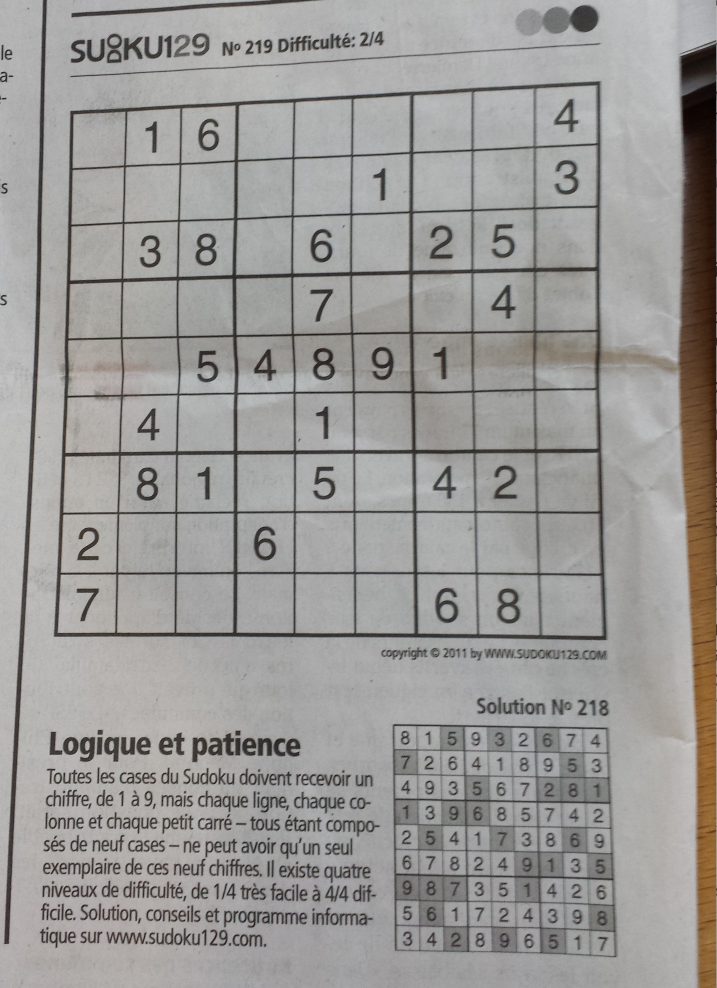
#> input picture image.jpg, 2151 x 2964 px (shown at 1/3 size)
$ python -i input_process.py   (imports and definitions only)
#> lines starting #> are read from the running program, lines starting #| are printed output that depends on the picture; after the words box and inside, x2 and y2 are one past the last pixel; in counts of white or black regions, pixels touching at a corner belong together
import cv2
import numpy as np
from PIL import Image
from IPython.display import display

def openfr(paff):
    return cv2.cvtColor(cv2.imread(paff), cv2.COLOR_BGR2RGB)

def pil_show(image):
    image = Image.fromarray(image)
    display(image)

def order_corners(pts):
    s = pts.sum(axis=1)
    diff = np.diff(pts, axis=1).flatten()
    top_left     = pts[np.argmin(s)]
    bottom_right = pts[np.argmax(s)]
    top_right    = pts[np.argmin(diff)]
    bottom_left  = pts[np.argmax(diff)]
    return np.array([top_left, top_right, bottom_right, bottom_left], dtype="float32")

def biggest_contour(img):
    grey = cv2.cvtColor(img, cv2.COLOR_RGB2GRAY)
    grey = cv2.GaussianBlur(grey, (3, 3), 0)
    _, thresh = cv2.threshold(grey, 127, 255, 0)
    inv = cv2.bitwise_not(thresh)
    contours, _ = cv2.findContours(inv, cv2.RETR_EXTERNAL, cv2.CHAIN_APPROX_NONE)
    largest_contour = max(contours, key=cv2.contourArea)
    eps = 0.1 * cv2.arcLength(largest_contour, True)
    approx = cv2.approxPolyDP(largest_contour, eps, True)
    return approx

def crop_down(img, contour):
    pts = contour.reshape(4, 2)
    ordered_corners = order_corners(pts)

    width_A = np.linalg.norm(ordered_corners[2] - ordered_corners[3])
    width_B = np.linalg.norm(ordered_corners[1] - ordered_corners[0])
    width = int(max(width_A, width_B))

    height_A = np.linalg.norm(ordered_corners[1] - ordered_corners[2])
    height_B = np.linalg.norm(ordered_corners[0] - ordered_corners[3])
    height = int(max(height_A, height_B))

    dimensions = np.array([[0, 0], [width - 1, 0], [width - 1, height - 1], [0, height - 1]], dtype="float32")
    M = cv2.getPerspectiveTransform(ordered_corners, dimensions)
    cropped = cv2.warpPerspective(img, M, (width, height))
    return cropped

def split_grid(image):
    if len(image.shape) == 3:
        image = cv2.cvtColor(image, cv2.COLOR_BGR2GRAY)
    height, width = image.shape
    cell_h, cell_w = height // 9, width // 9
    cells = []
    for row in range(9):
        row_cells = []
        for col in range(9):
            y1, y2 = row * cell_h, (row + 1) * cell_h
            x1, x2 = col * cell_w, (col + 1) * cell_w
            row_cells.append(image[y1:y2, x1:x2])
        cells.append(row_cells)
    return cells

def preprocess(image):
    img = image.copy()
    table_edge = biggest_contour(img)
    cropped = crop_down(img, table_edge)
    pil_show(cropped)
    gray = cv2.cvtColor(cropped, cv2.COLOR_RGB2GRAY)
    thresh = cv2.adaptiveThreshold(gray, 255, cv2.ADAPTIVE_THRESH_GAUSSIAN_C, cv2.THRESH_BINARY, 101, 20)
    pil_show(thresh)
    cell = cv2.bitwise_not(thresh)
    pil_show(cell)
    return split_grid(cell)


def check_for_digit_in_cell_image(img, area_threshold=5, apply_border=False):
    '''
    Determine whether or not a digit is present in an image of a single
    sudoku cell based on contour area.

    Args:
        img (np.ndarray): An image of a single sudoku cell (expected grayscale, inverted).
        area_threshold (int/float): Threshold value (percentage of image area).
                                    A contour is considered a digit if its area exceeds this.
        apply_border (bool): Whether to apply a mask to remove non-digit pixels
                             around the edges of the cell image.

    Returns:
        tuple: (image_contains_digit (bool), cell_img (np.ndarray))
               - `image_contains_digit`: True if a significant contour (digit) is found.
               - `cell_img`: The processed cell image (with optional border masked out).
    '''
    cell_img = img.copy()

    if apply_border:
        # Crude way to eliminate the unwanted pixels around the borders
        border_fraction = 0.07
        replacement_val = 0 # Assuming black background for digits

        y_border_px = int(border_fraction * cell_img.shape[0])
        x_border_px = int(border_fraction * cell_img.shape[1])

        # Set border pixels to replacement_val (0 for black)
        cell_img[:, 0:x_border_px] = replacement_val
        cell_img[:, -x_border_px:] = replacement_val
        cell_img[0:y_border_px, :] = replacement_val
        cell_img[-y_border_px:, :] = replacement_val

    # Get the contours for the image

    contours_found = cv2.findContours(image=cell_img,
                                mode=cv2.RETR_TREE, # Retrieve all contours and hierarchy
                                method=cv2.CHAIN_APPROX_SIMPLE) # Compress horizontal/vertical/diagonal segments

    # Handle different OpenCV versions returning contours differently

    # Handle varying return formats of cv2.findContours across OpenCV versions
    contours = contours_found[0] if len(contours_found) == 2 else contours_found[1]


    if len(contours) > 0:
        # Sort the contours according to contour area, largest first
        contours = sorted(contours, key=cv2.contourArea, reverse=True)
        largest_contour_area = cv2.contourArea(contours[0])
        image_area = cell_img.shape[0] * cell_img.shape[1]
        contour_percentage_area = 100 * largest_contour_area / image_area

        # If the largest contour's area exceeds the threshold, it's considered a digit
        if contour_percentage_area > area_threshold:
            image_contains_digit = True
        else:
            image_contains_digit = False

    else:
        # No contours found, so no digit is present
        image_contains_digit = False

    return image_contains_digit, cell_img
   # return image_contains_digit


def get_input(path):
    image=openfr(path)
    grid=preprocess(image)
#> in biggest_contour, `grey = cv2.cvtColor(img, cv2.COLOR_RGB2GRAY)`:
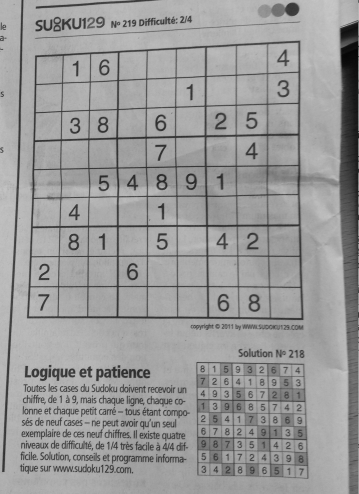
#> grey: shape (2964, 2151) (shown at 1/6 size); min 0, max 218, mean 153.7
#> in biggest_contour, `_, thresh = cv2.threshold(grey, 127, 255, 0)`:
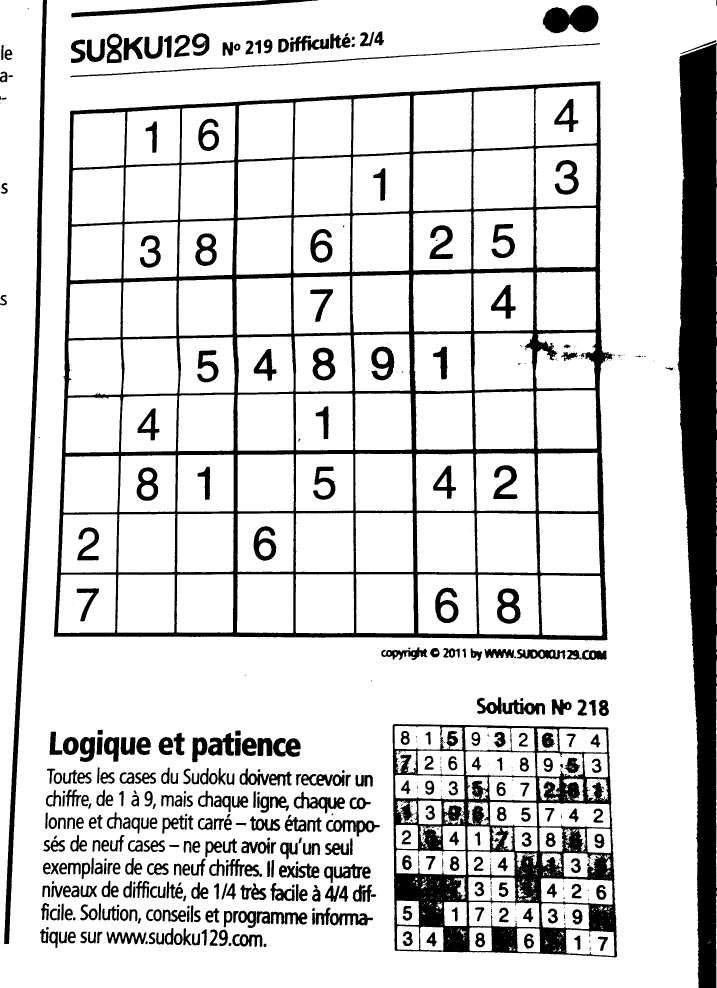
#> thresh: shape (2964, 2151) (shown at 1/3 size); 83.3% white; 580 black regions (188 under 20 px), largest, box (x1, y1, x2, y2) and area: (162, 244, 1840, 1921) 293609, (2032, 128, 2151, 2964) 238156, (1178, 2172, 1852, 2872) 137183
#> in biggest_contour, `contours, _ = cv2.findContours(inv, cv2.RETR_EXTERNAL, cv2.CHAIN_APPRO..`: contours = 311 contours, 27 with area under 20; largest, box (x1, y1, x2, y2) and area: (162, 244, 1840, 1921) 2619550, (1178, 2172, 1852, 2872) 446787, (2032, 128, 2151, 2964) 235261, (12, 0, 141, 2833) 34794, (1628, 16, 1796, 100) 10039
#> in biggest_contour, `largest_contour = max(contours, key=cv2.contourArea)`: largest_contour = contour of 6589 points, box (x1, y1, x2, y2) (162, 244, 1840, 1921), area 2619550
#> in biggest_contour, `eps = 0.1 * cv2.arcLength(largest_contour, True)`: eps = 688.4
#> in biggest_contour, `approx = cv2.approxPolyDP(largest_contour, eps, True)`: approx = [[1800, 244], [211, 333], [162, 1909], [1822, 1918]]
#> in preprocess, `table_edge = biggest_contour(img)`: table_edge has the same summary as approx in biggest_contour
#> in crop_down, `pts = contour.reshape(4, 2)`: pts has the same summary as approx in biggest_contour
#> in order_corners, `s = pts.sum(axis=1)`: s = [2044, 544, 2071, 3740]
#> in order_corners, `diff = np.diff(pts, axis=1).flatten()`: diff = [-1556, 122, 1747, 96]
#> in order_corners, `top_left     = pts[np.argmin(s)]`: top_left = [211, 333]
#> in order_corners, `bottom_right = pts[np.argmax(s)]`: bottom_right = [1822, 1918]
#> in order_corners, `top_right    = pts[np.argmin(diff)]`: top_right = [1800, 244]
#> in order_corners, `bottom_left  = pts[np.argmax(diff)]`: bottom_left = [162, 1909]
#> in crop_down, `ordered_corners = order_corners(pts)`: ordered_corners = [[211, 333], [1800, 244], [1822, 1918], [162, 1909]]
#> in crop_down, `width_A = np.linalg.norm(ordered_corners[2] - ordered_corners[3])`: width_A = 1660
#> in crop_down, `width_B = np.linalg.norm(ordered_corners[1] - ordered_corners[0])`: width_B = 1591.5
#> in crop_down, `width = int(max(width_A, width_B))`: width = 1660
#> in crop_down, `height_A = np.linalg.norm(ordered_corners[1] - ordered_corners[2])`: height_A = 1674.1
#> in crop_down, `height_B = np.linalg.norm(ordered_corners[0] - ordered_corners[3])`: height_B = 1576.8
#> in crop_down, `height = int(max(height_A, height_B))`: height = 1674
#> in crop_down, `dimensions = np.array([[0, 0], [width - 1, 0], [width - 1, height - 1]..`: dimensions = [[0, 0], [1659, 0], [1659, 1673], [0, 1673]]
#> in crop_down, `M = cv2.getPerspectiveTransform(ordered_corners, dimensions)`: M = [[1.13, 0.0352, -250.4], [0.0633, 1.13, -389.9], [4.14e-05, 2.96e-05, 1]]
#> in crop_down, `cropped = cv2.warpPerspective(img, M, (width, height))`:
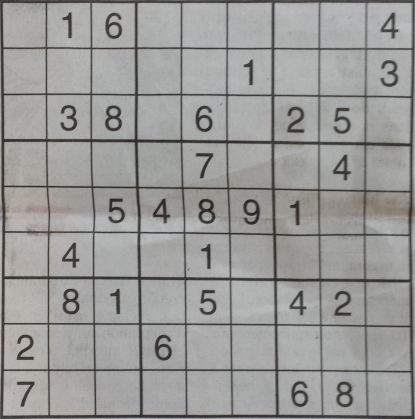
#> cropped: shape (1674, 1660, 3) (shown at 1/4 size); mean R, G, B 154, 153.8, 152
#> in preprocess, `thresh = cv2.adaptiveThreshold(gray, 255, cv2.ADAPTIVE_THRESH_GAUSSIAN..`:
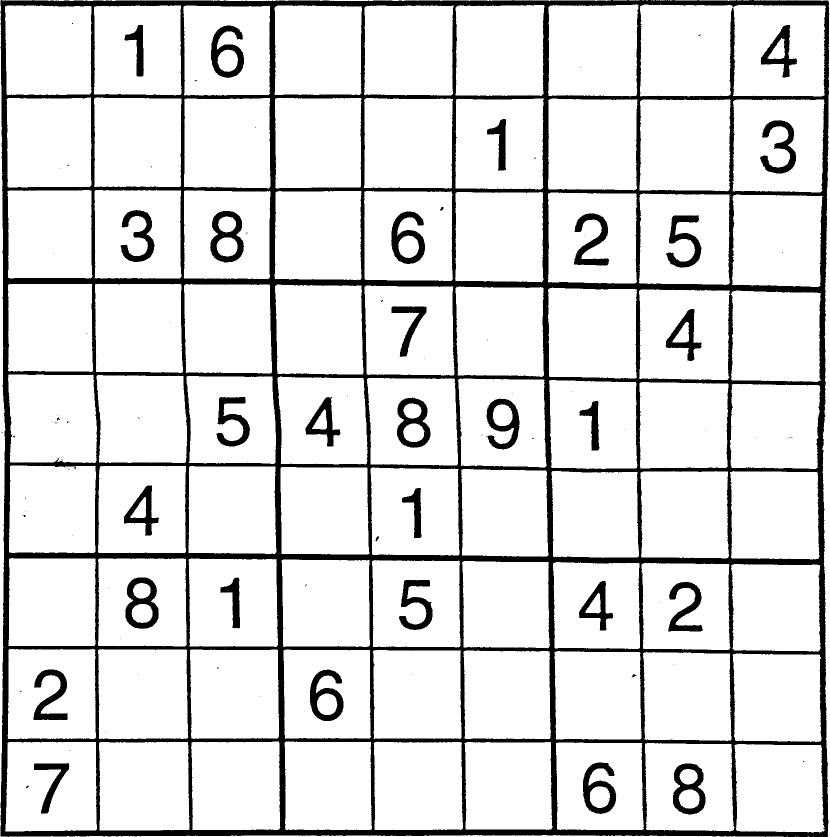
#> thresh: shape (1674, 1660) (shown at 1/2 size); 87.1% white; 98 black regions (64 under 20 px), largest, box (x1, y1, x2, y2) and area: (1, 0, 1659, 1674) 282169, (251, 1155, 318, 1258) 3319, (420, 422, 488, 525) 3305
#> in preprocess, `cell = cv2.bitwise_not(thresh)`:
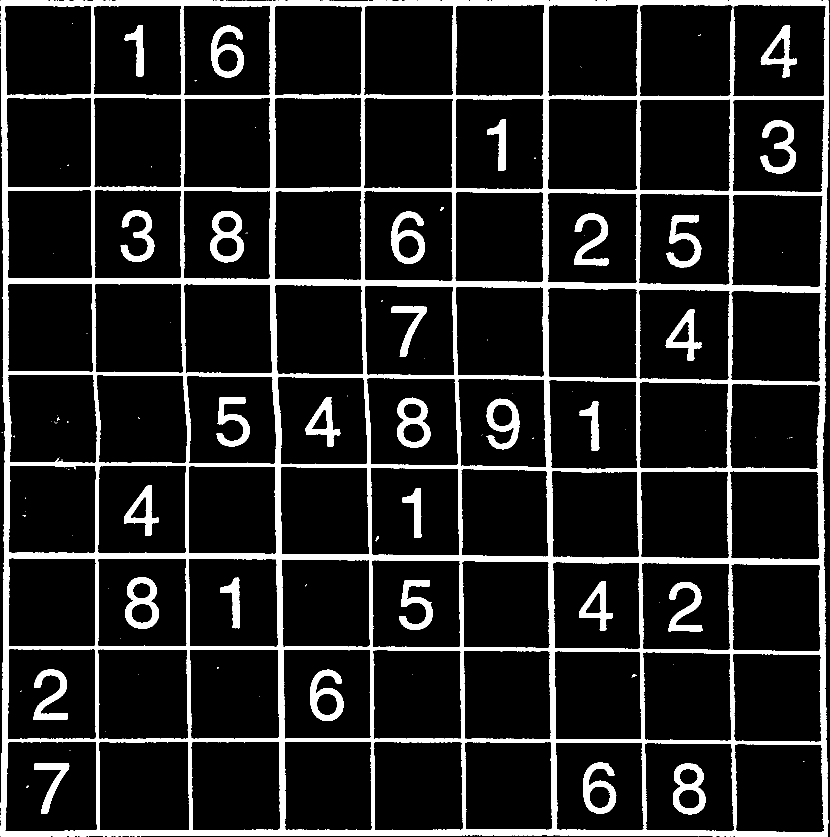
#> cell: shape (1674, 1660) (shown at 1/2 size); 12.9% white; 98 white regions (64 under 20 px), largest, box (x1, y1, x2, y2) and area: (1, 0, 1659, 1674) 282169, (251, 1155, 318, 1258) 3319, (420, 422, 488, 525) 3305
#> after the loop in split_grid, `for row in range(9):`: cells = 9 items
#> grid = 9 items
    check_digit = [[0 for _ in range(9)] for _ in range(9)]
    for i in range(9):
       for j in range(9):
           cell=grid[i][j]
           check,_=check_for_digit_in_cell_image(cell.copy(),apply_border=True)
           check_digit[i][j]=check
#> after the loop, check_digit = 9 items

        # [4 lines of commented-out code are left out]


    input=(grid,check_digit)
    return input

# [6 lines of commented-out code are left out]

>>> result = get_input('image.jpg')

$ run again, on 4.jpg
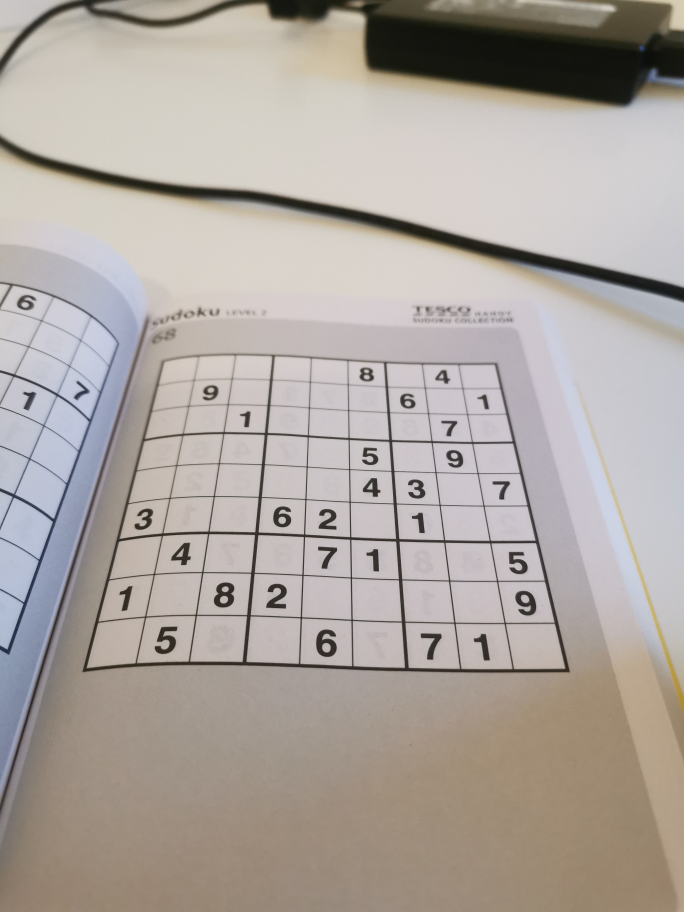
#> input picture 4.jpg, 2736 x 3648 px (shown at 1/4 size)
#> in biggest_contour, `_, thresh = cv2.threshold(grey, 127, 255, 0)`:
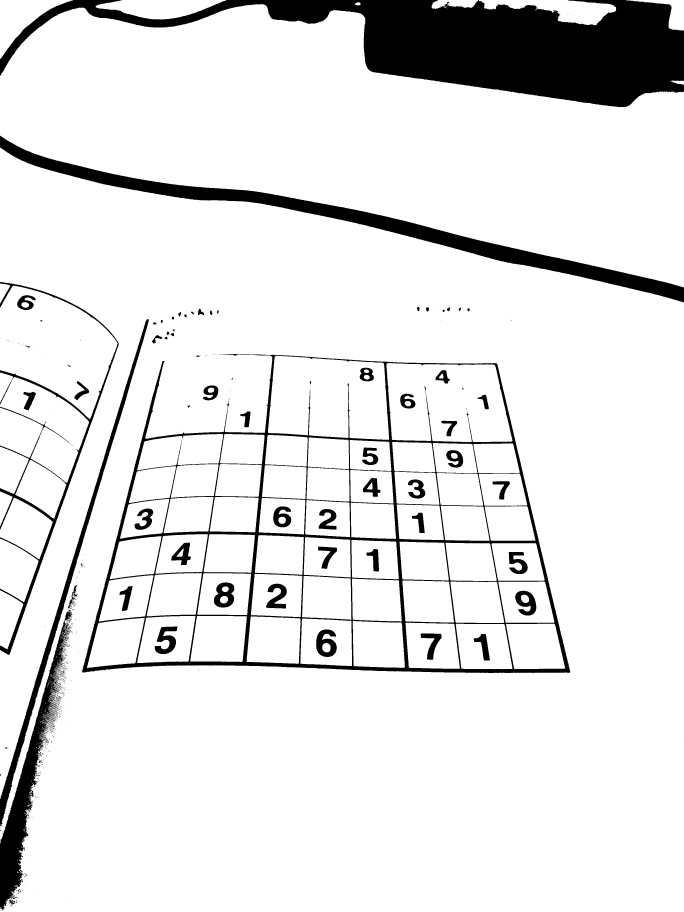
#> thresh: shape (3648, 2736) (shown at 1/4 size); 89.6% white; 487 black regions (394 under 20 px), largest, box (x1, y1, x2, y2) and area: (0, 0, 2736, 429) 489213, (327, 1419, 2282, 2692) 176829, (0, 543, 2736, 1210) 144149
#> inv: shape (3648, 2736); 10.4% white; 487 white regions (394 under 20 px)
#> contours = 458 contours, 409 with area under 20; largest, box (x1, y1, x2, y2) and area: (327, 1419, 2282, 2692) 1892604, (0, 0, 2736, 429) 485883, (0, 543, 2736, 1210) 141358, (0, 2484, 284, 3641) 61349, (0, 1128, 475, 2620) 54052
#> largest_contour = contour of 6772 points, box (x1, y1, x2, y2) (327, 1419, 2282, 2692), area 1892604
#> eps = 733.5
#> approx = [[649, 1446], [331, 2690], [2281, 2687], [1985, 1453]]
#> table_edge has the same summary as approx in biggest_contour
#> pts has the same summary as approx in biggest_contour
#> s = [2095, 3021, 4968, 3438]
#> diff = [797, 2359, 406, -532]
#> top_left = [649, 1446]
#> bottom_right = [2281, 2687]
#> top_right = [1985, 1453]
#> bottom_left = [331, 2690]
#> ordered_corners = [[649, 1446], [1985, 1453], [2281, 2687], [331, 2690]]
#> width_A = 1950
#> width_B = 1336
#> in crop_down, `width = int(max(width_A, width_B))`: width = 1950
#> height_A = 1269
#> height_B = 1284
#> dimensions = [[0, 0], [1949, 0], [1949, 1283], [0, 1283]]
#> M = [[3.07, 0.786, -3130.8], [-0.0168, 3.2, -4616.3], [-1.57e-05, 0.000785, 1]]
#> in preprocess, `cell = cv2.bitwise_not(thresh)`:
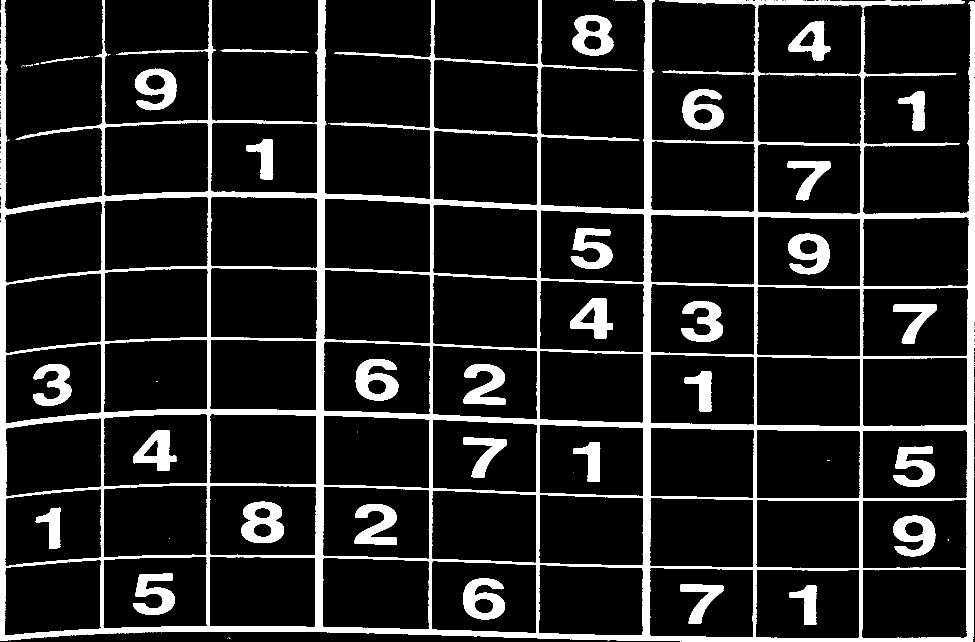
#> cell: shape (1284, 1950) (shown at 1/2 size); 12.8% white; 58 white regions (24 under 20 px), largest, box (x1, y1, x2, y2) and area: (0, 0, 1950, 1284) 225331, (482, 1003, 568, 1086) 4505, (711, 718, 797, 801) 4309
#> after the loop in split_grid, `for row in range(9):`: cells = 9 items
